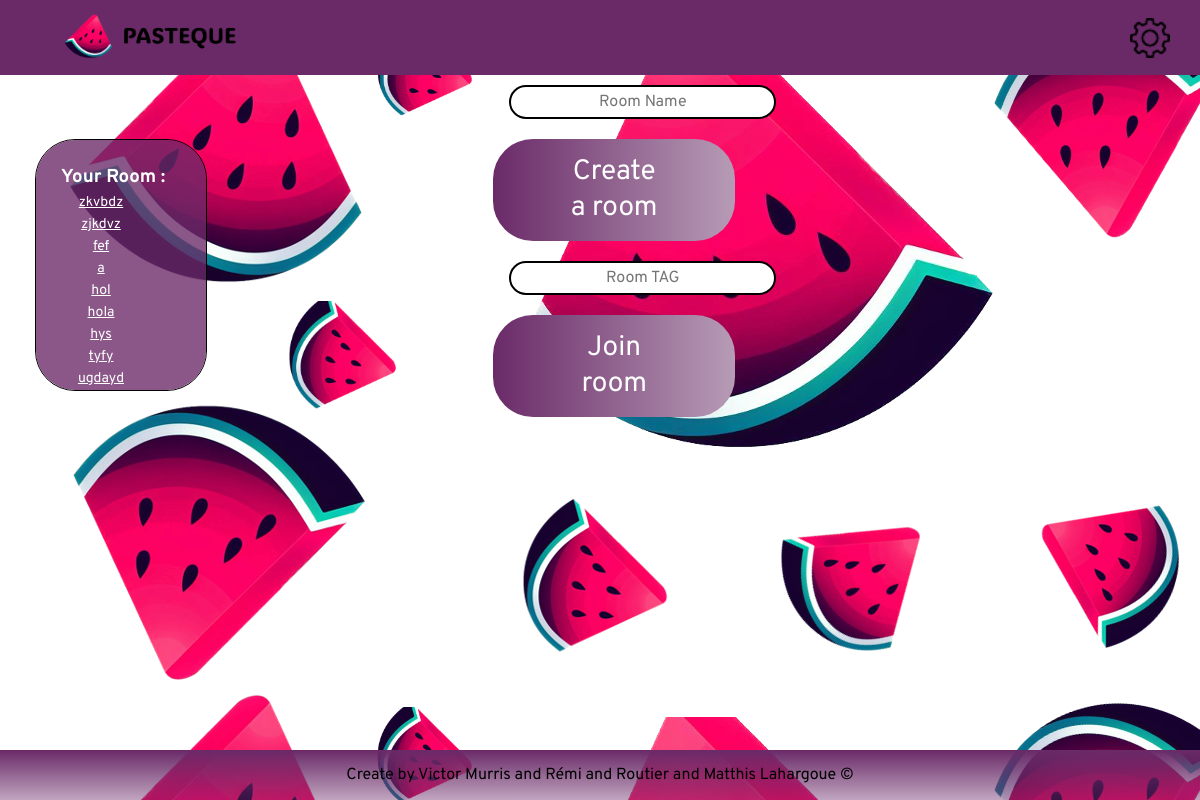
The app's page /newroom (signed in), older data.
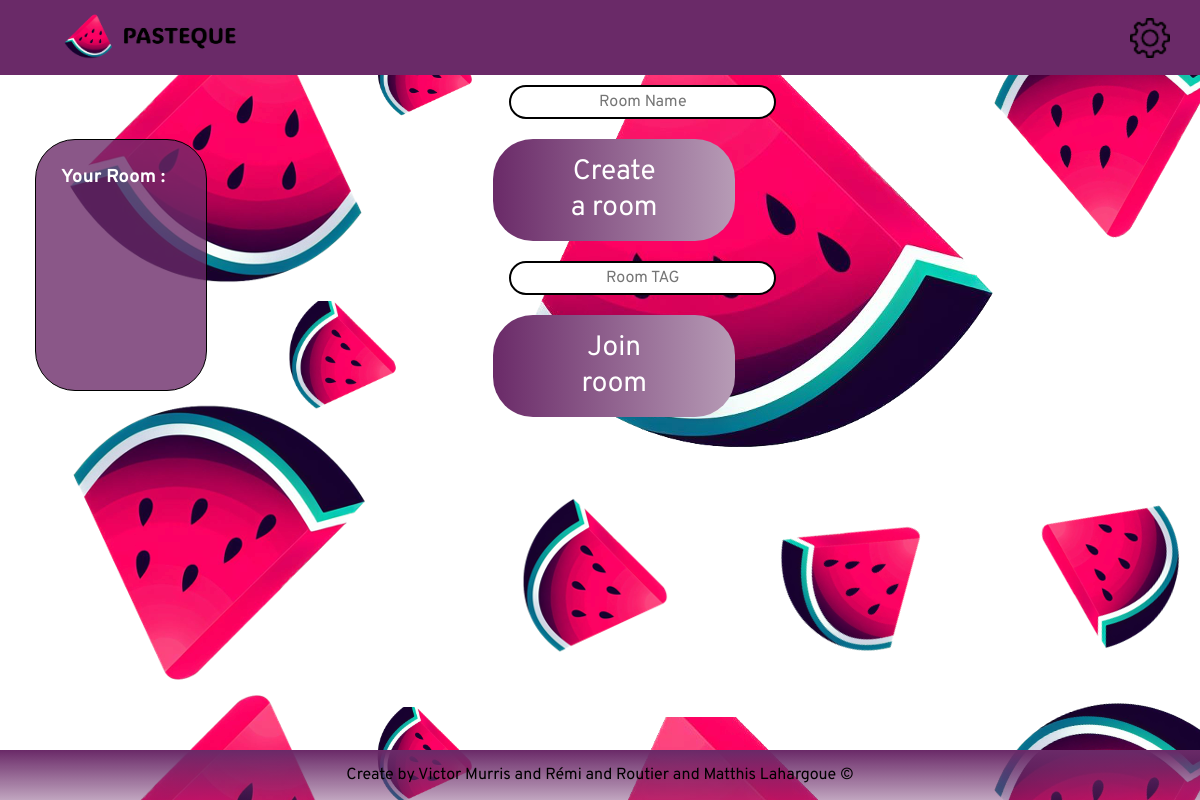
The same page, newer data.
### core/models.py (models this page shows, shortened)
class Permission(models.Model):
    user = models.ForeignKey(Profile, on_delete=models.CASCADE)
    room = models.ForeignKey(Room, on_delete=models.CASCADE)
    level = models.CharField(max_length=10, default="normal")

class Room(models.Model):
    name=models.CharField(max_length=30)
    room_id=models.AutoField(primary_key=True)
    open=models.CharField(max_length=10, default="yes")

### core/views.py (the view, shortened to what this page needs)
# urls.py: path('newroom', views.newroom, name='newroom'),
@login_required
def newroom(request):
    u =  Profile.objects.get(user=request.user)
    context = {
            'user': u,
            'alers': aler.get_messages(request),
            'permu': Permission.objects.filter(user=u),
            }
    return render(request, 'core/newroom.html',context)

### templates/core/newroom.html (shortened to what this page needs)
<!DOCTYPE html>
{% load static %}
<html lang="fr">
<head>
    <link rel="stylesheet" href="{% static 'core/styles.css' %}" />
</head>
    <body>
            <header>
                <div class="header-div">
                    <a href="http://pasteque.alwaysdata.net"><img width="200" height="75" src="{% static 'img/logo.png' %}" /> </a>
                    <a href="settings" class="sett"><img width="40" height="40" src="{% static 'img/setting.png' %}"/> </a>
                </div>
            </header>
            <section>
                <div class="roomlist">
                    <h3>Your Room :</h3>
                    {% for p in permu %}
                            {% if p.level != "ban" %}
                            <div class="roomcontainer">
                            <a class="btn-10" href="/room/{{p.room.room_id}}"> {{p.room.name}} </a>
                            </div>
                            {% endif %}
                    {% endfor %}
                </div>
                <div class="inline">
                    <div class="inline">
                        <form action="" method="POST">
                            <input type="text" name="roomname" class="form-2" placeholder="Room Name" />
                            <button type="submit" class="btn-12"> Create a room </button>
                        </form>
                    </div>
                    <div class="inline">
                        <form action="" method="POST">
                            <input type="text" name="roomid" class="form-2" placeholder="Room TAG" />
                            <button type="submit" class="btn-12"> Join room </button>
                        </form>
                    </div>
                </div>
            </section>
            <footer>
                <p>Create by Victor Murris and Rémi and Routier and Matthis Lahargoue &#169</p>
            </footer>
    </body>
</html>

### static/core/styles.css (style rules this page uses)
* { margin: 0; padding: 0; font-family: 'Overpass', Arial, Helvetica; }
body { background-image: url("../img/background.png"); }
.header-div a { padding: 50px; }
.header-div { background-color: rgb(106, 42, 104); height: 75px; }
footer { line-height: 50px; text-align: center; position: fixed; bottom: 0px; background-image: linear-gradient(to bottom, rgb(106, 42, 104), rgba(106, 42, 104, 0.425)); width: 100%; }
.sett { position: fixed; top: -4%; margin-left: 65%; padding-left: 10%; }
.roomlist { width: 120px; padding: 25px 25px; height: 200px; margin-left: 35px; margin-top: 10px; color: white; overflow: scroll; display: inline-block; background-color: rgba(106, 42, 104, 0.786); border: 1px solid black; border-radius: 40px; }
.inline { display: inline-block; width: 82%; }
.form-2 { border: 2px solid black; color: black; padding: 5px 30px; text-align: center; text-decoration: none; display: inline-block; font-size: 16px; margin: 10px 37%; border-radius: 40px; }
.btn-12 { background-image: linear-gradient(to right, rgb(106, 42, 104), rgba(106, 42, 104, 0.425)); border: none; color: white; padding: 15px 75px; text-align: center; text-decoration: none; display: inline-block; font-size: 28px; margin: 10px 35%; cursor: pointer; border-radius: 40px; }

Row changes from the older to the newer data that the page shows:
removed Permission: room.name "zkvbdz"
removed Permission: room.name "zjkdvz"
removed Permission: room.name "fef"
removed Permission: room.name "a"
removed Permission: room.name "hol"
removed Permission: room.name "hola"
removed Permission: room.name "hys"
removed Permission: room.name "tyfy"
removed Permission: room.name "ugdayd"
